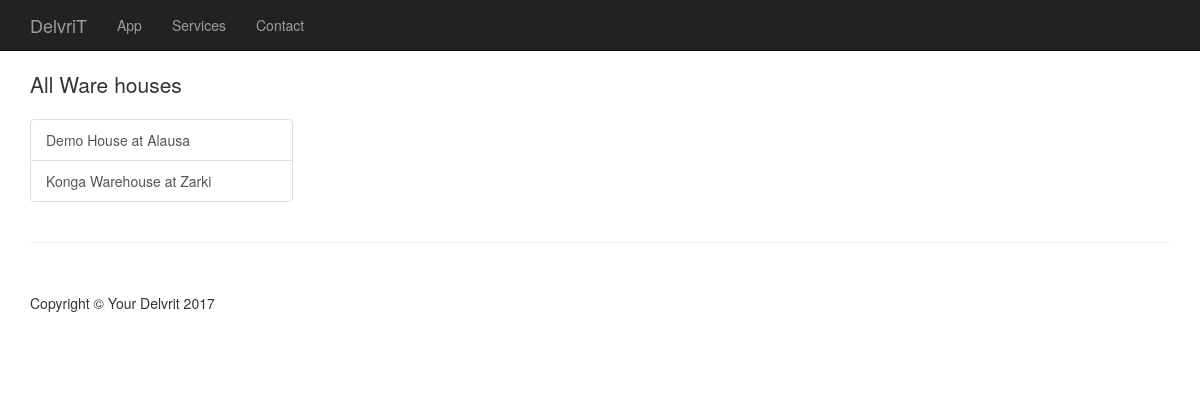
The page / on the database its author committed.
### app/models.py (models this page shows, shortened)
class Warehouse(models.Model):
    name = models.CharField(_('Name'), max_length=256)
    location = models.ForeignKey(Location)
    products = models.ManyToManyField(Product, blank=True)
    def __str__(self):
        return self.name + " at " + self.location.city

class Location(models.Model):
    state = models.CharField(_('State'), max_length=256)
    city = models.CharField(_('City'), max_length=256)
    address = models.CharField(_('Address'), max_length=256)
    closest_bstop = models.CharField(_('Closest Bustop'), max_length=256)

### app/views.py (the view)
# urls.py: url(r'^$', view=v.index),
def index(request):
    warehouses = Warehouse.objects.all()
    orders = Order.objects.filter(tracking="Pending")
    context = {
        "warehouse": warehouses,
        "orders": orders
    }
    return render(request, 'app/index.html', context=context)

### app/templates/app/index.html (shortened to what this page needs)
{% load humanize %}
<!DOCTYPE html>
<html lang="en">
<head>
    <link href="/static/app/css/bootstrap.min.css" rel="stylesheet">
    <link href="/static/app/css/shop-homepage.css" rel="stylesheet">
</head>
<body>
<nav class="navbar navbar-inverse navbar-fixed-top" role="navigation">
    <div class="container">
        <div class="navbar-header">
            <a class="navbar-brand" href="#">DelvriT</a>
        </div>
        <div class="collapse navbar-collapse" id="bs-example-navbar-collapse-1">
            <ul class="nav navbar-nav">
                <li>
                    <a href="/app/">App</a>
                </li>
                <li>
                    <a href="#">Services</a>
                </li>
                <li>
                    <a href="#">Contact</a>
                </li>
            </ul>
        </div>
    </div>
</nav>
<div class="container">
    <div class="row">
        <div class="col-md-3">
            <p class="lead">All Ware houses</p>
            <div class="list-group">
                {% for house in warehouse %}
                    <a href="#" class="list-group-item">{{ house }}</a>
                {% endfor %}
            </div>
        </div>
        <div class="col-md-9">
        </div>
    </div>
</div>
<div class="container">
    <hr>
    <footer>
        <div class="row">
            <div class="col-lg-12">
                <p>Copyright &copy; Your Delvrit 2017</p>
            </div>
        </div>
    </footer>
</div>
</body>
</html>

### app/static/app/css/shop-homepage.css (style rules this page uses)
body { padding-top: 70px; }
footer { margin: 50px 0; }

### rows shown on the page
Warehouse: name+location "Demo House at Alausa"
Warehouse: name+location "Konga Warehouse at Zarki"
